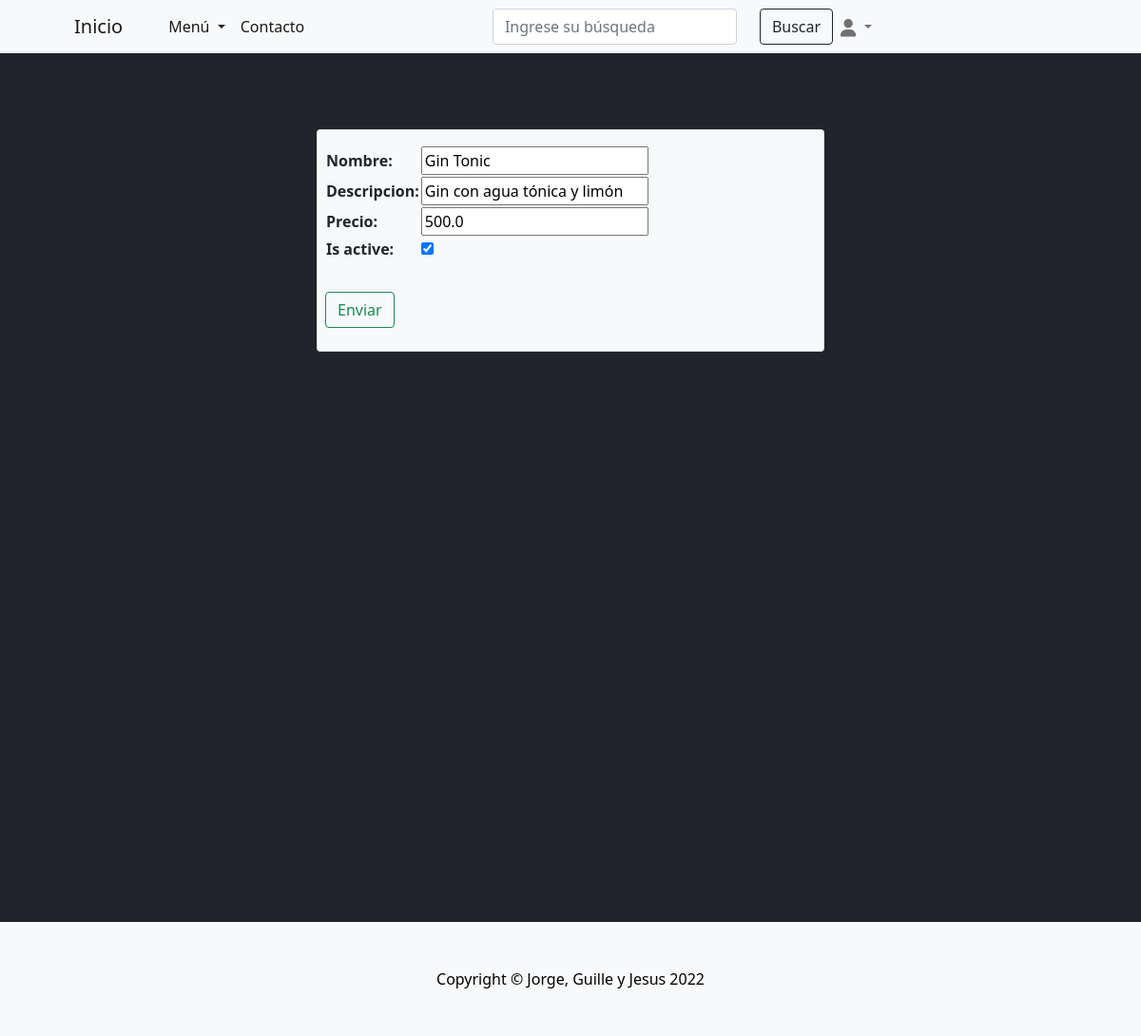
The page /entradas/editar-entrada/2/ (signed in) on the database its author committed.
### entradas/models.py (models this page shows)
class Entradas(models.Model):
    nombre = models.CharField(max_length=30)
    descripcion = models.CharField(max_length=50, blank=True, null=True)
    precio = models.FloatField()
    is_active = models.BooleanField(default=True)
    class Meta:
        verbose_name = 'entrada'
        verbose_name_plural = 'entradas'

### entradas/views.py (the view, shortened to what this page needs)
# urls.py: path('editar-entrada/<int:pk>/', Editar_entrada.as_view(), name ='editar-entrada'),
class Editar_entrada(LoginRequiredMixin, UpdateView):
    model = Entradas
    template_name = 'editar_entrada.html'
    fields = '__all__'

### RestaurantPython/templates/editar_entrada.html (shortened to what this page needs)
{% extends 'base.html' %}
{% block contenido %}
<section class="py-5 bg-dark">
    <div class="container px-4 px-lg-5 mt-5">
        <div class="row gx-1 gx-lg-2 row-cols-2 row-cols-md-2 row-cols-xl-2 justify-content-center">
            <div class="col-auto">
                <form class="card row g-3 bg-light  " method="POST" action="">
                    <div class="mb-3">
                        <table>
                            {{form.as_table}}
                        </table>
                    </div>
                    <div class="col-12">
                        <input class="btn btn-outline-success mb-4" type="submit" , value="Enviar">
                    </div>
                </form>
            </div>
        </div>
    </div>
    <br>
    <br>
    <br>
    <br>
    <br>
    <br>
    <br>
    <br>
    <br>
    <br>
    <br>
    <br>
    <br>
    <br>
    <br>
    <br>
    <br>
    <br>
    <br>
    <br>
    <br>
    <br>
    <br>
    </section>
{% endblock %}

### rows shown on the page
Entradas: nombre "Gin Tonic", descripcion "Gin con agua tónica y limón", precio "500.0", is_active "☑"
